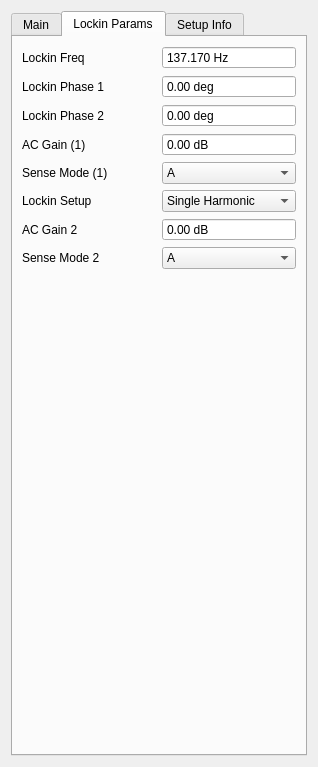
<?xml version="1.0" encoding="UTF-8"?>
<ui version="4.0">
 <class>Form</class>
 <widget class="QWidget" name="Form">
  <property name="geometry">
   <rect>
    <x>0</x>
    <y>0</y>
    <width>318</width>
    <height>767</height>
   </rect>
  </property>
  <property name="windowTitle">
   <string>Form</string>
  </property>
  <layout class="QVBoxLayout" name="verticalLayout">
   <item>
    <widget class="QTabWidget" name="tabWidget">
     <property name="currentIndex">
      <number>1</number>
     </property>
     <widget class="QWidget" name="tab">
      <attribute name="title">
       <string>Main</string>
      </attribute>
      <layout class="QVBoxLayout" name="verticalLayout_2">
       <item>
        <layout class="QGridLayout" name="save_params">
         <item row="2" column="0">
          <widget class="QLabel" name="label_12">
           <property name="enabled">
            <bool>true</bool>
           </property>
           <property name="text">
            <string>Sample Name</string>
           </property>
          </widget>
         </item>
         <item row="1" column="0" colspan="2">
          <widget class="QLineEdit" name="save_dir">
           <property name="text">
            <string>C:\Users\TopMob\junk</string>
           </property>
           <property name="placeholderText">
            <string>C:\Users\</string>
           </property>
          </widget>
         </item>
         <item row="2" column="1">
          <widget class="QLineEdit" name="sample_name">
           <property name="text">
            <string>test</string>
           </property>
           <property name="placeholderText">
            <string>test</string>
           </property>
          </widget>
         </item>
         <item row="0" column="0" colspan="2">
          <widget class="QLabel" name="label_8">
           <property name="text">
            <string>Save Directory</string>
           </property>
          </widget>
         </item>
        </layout>
       </item>
       <item>
        <widget class="Line" name="line_3">
         <property name="orientation">
          <enum>Qt::Horizontal</enum>
         </property>
        </widget>
       </item>
       <item>
        <layout class="QGridLayout" name="lockin_params">
         <item row="0" column="0" colspan="2">
          <widget class="QLabel" name="label_7">
           <property name="text">
            <string>Lockin Parameters</string>
           </property>
           <property name="alignment">
            <set>Qt::AlignCenter</set>
           </property>
          </widget>
         </item>
         <item row="3" column="0">
          <widget class="QLabel" name="label_11">
           <property name="text">
            <string>2nd Harmonic Sensitivity</string>
           </property>
          </widget>
         </item>
         <item row="2" column="1">
          <widget class="QComboBox" name="sensitivity1">
           <property name="editable">
            <bool>false</bool>
           </property>
           <property name="currentIndex">
            <number>20</number>
           </property>
           <item>
            <property name="text">
             <string>0 V</string>
            </property>
           </item>
           <item>
            <property name="text">
             <string>2 nV</string>
            </property>
           </item>
           <item>
            <property name="text">
             <string>5 nV</string>
            </property>
           </item>
           <item>
            <property name="text">
             <string>10 nV</string>
            </property>
           </item>
           <item>
            <property name="text">
             <string>20 nV</string>
            </property>
           </item>
           <item>
            <property name="text">
             <string>50 nV</string>
            </property>
           </item>
           <item>
            <property name="text">
             <string>100 nV</string>
            </property>
           </item>
           <item>
            <property name="text">
             <string>200 nV</string>
            </property>
           </item>
           <item>
            <property name="text">
             <string>500 nV</string>
            </property>
           </item>
           <item>
            <property name="text">
             <string>1 μV</string>
            </property>
           </item>
           <item>
            <property name="text">
             <string>2 μV</string>
            </property>
           </item>
           <item>
            <property name="text">
             <string>5 μV</string>
            </property>
           </item>
           <item>
            <property name="text">
             <string>10 μV</string>
            </property>
           </item>
           <item>
            <property name="text">
             <string>20 μV</string>
            </property>
           </item>
           <item>
            <property name="text">
             <string>50 μV</string>
            </property>
           </item>
           <item>
            <property name="text">
             <string>100 μV</string>
            </property>
           </item>
           <item>
            <property name="text">
             <string>200 μV</string>
            </property>
           </item>
           <item>
            <property name="text">
             <string>500 μV</string>
            </property>
           </item>
           <item>
            <property name="text">
             <string>1 mV</string>
            </property>
           </item>
           <item>
            <property name="text">
             <string>2 mV</string>
            </property>
           </item>
           <item>
            <property name="text">
             <string>5 mV</string>
            </property>
           </item>
           <item>
            <property name="text">
             <string>10 mV</string>
            </property>
           </item>
           <item>
            <property name="text">
             <string>20 mV</string>
            </property>
           </item>
           <item>
            <property name="text">
             <string>50 mV</string>
            </property>
           </item>
           <item>
            <property name="text">
             <string>100 mV</string>
            </property>
           </item>
           <item>
            <property name="text">
             <string>200 mV</string>
            </property>
           </item>
           <item>
            <property name="text">
             <string>500 mV</string>
            </property>
           </item>
           <item>
            <property name="text">
             <string>1 V</string>
            </property>
           </item>
          </widget>
         </item>
         <item row="2" column="0">
          <widget class="QLabel" name="label_2">
           <property name="text">
            <string>1st Harmonic Sensitivity</string>
           </property>
          </widget>
         </item>
         <item row="1" column="0">
          <widget class="QLabel" name="label_3">
           <property name="text">
            <string>Time Constant</string>
           </property>
          </widget>
         </item>
         <item row="1" column="1">
          <widget class="QComboBox" name="time_constant">
           <property name="currentText">
            <string>100 ms</string>
           </property>
           <property name="currentIndex">
            <number>11</number>
           </property>
           <item>
            <property name="text">
             <string>10 μs</string>
            </property>
           </item>
           <item>
            <property name="text">
             <string>20 μs</string>
            </property>
           </item>
           <item>
            <property name="text">
             <string>40 μs</string>
            </property>
           </item>
           <item>
            <property name="text">
             <string>80 μs</string>
            </property>
           </item>
           <item>
            <property name="text">
             <string>160 μs</string>
            </property>
           </item>
           <item>
            <property name="text">
             <string>320 μs</string>
            </property>
           </item>
           <item>
            <property name="text">
             <string>640 μs</string>
            </property>
           </item>
           <item>
            <property name="text">
             <string>5 ms</string>
            </property>
           </item>
           <item>
            <property name="text">
             <string>10 ms</string>
            </property>
           </item>
           <item>
            <property name="text">
             <string>20 ms</string>
            </property>
           </item>
           <item>
            <property name="text">
             <string>50 ms</string>
            </property>
           </item>
           <item>
            <property name="text">
             <string>100 ms</string>
            </property>
           </item>
           <item>
            <property name="text">
             <string>200 ms</string>
            </property>
           </item>
           <item>
            <property name="text">
             <string>500 ms</string>
            </property>
           </item>
           <item>
            <property name="text">
             <string>1 s</string>
            </property>
           </item>
           <item>
            <property name="text">
             <string>2 s</string>
            </property>
           </item>
           <item>
            <property name="text">
             <string>5 s</string>
            </property>
           </item>
           <item>
            <property name="text">
             <string>10 s</string>
            </property>
           </item>
           <item>
            <property name="text">
             <string>20 s</string>
            </property>
           </item>
           <item>
            <property name="text">
             <string>50 s</string>
            </property>
           </item>
           <item>
            <property name="text">
             <string>100 s</string>
            </property>
           </item>
           <item>
            <property name="text">
             <string>200 s</string>
            </property>
           </item>
           <item>
            <property name="text">
             <string>500 s</string>
            </property>
           </item>
           <item>
            <property name="text">
             <string>1 ks</string>
            </property>
           </item>
           <item>
            <property name="text">
             <string>2 ks</string>
            </property>
           </item>
           <item>
            <property name="text">
             <string>5 ks</string>
            </property>
           </item>
           <item>
            <property name="text">
             <string>10 ks</string>
            </property>
           </item>
           <item>
            <property name="text">
             <string>20 ks</string>
            </property>
           </item>
           <item>
            <property name="text">
             <string>50 ks</string>
            </property>
           </item>
           <item>
            <property name="text">
             <string>100 ks</string>
            </property>
           </item>
           <item>
            <property name="text">
             <string>200 ks</string>
            </property>
           </item>
          </widget>
         </item>
         <item row="3" column="1">
          <widget class="QComboBox" name="sensitivity2">
           <property name="currentIndex">
            <number>12</number>
           </property>
           <item>
            <property name="text">
             <string>0 V</string>
            </property>
           </item>
           <item>
            <property name="text">
             <string>2 nV</string>
            </property>
           </item>
           <item>
            <property name="text">
             <string>5 nV</string>
            </property>
           </item>
           <item>
            <property name="text">
             <string>10 nV</string>
            </property>
           </item>
           <item>
            <property name="text">
             <string>20 nV</string>
            </property>
           </item>
           <item>
            <property name="text">
             <string>50 nV</string>
            </property>
           </item>
           <item>
            <property name="text">
             <string>100 nV</string>
            </property>
           </item>
           <item>
            <property name="text">
             <string>200 nV</string>
            </property>
           </item>
           <item>
            <property name="text">
             <string>500 nV</string>
            </property>
           </item>
           <item>
            <property name="text">
             <string>1 μV</string>
            </property>
           </item>
           <item>
            <property name="text">
             <string>2 μV</string>
            </property>
           </item>
           <item>
            <property name="text">
             <string>5 μV</string>
            </property>
           </item>
           <item>
            <property name="text">
             <string>10 μV</string>
            </property>
           </item>
           <item>
            <property name="text">
             <string>20 μV</string>
            </property>
           </item>
           <item>
            <property name="text">
             <string>50 μV</string>
            </property>
           </item>
           <item>
            <property name="text">
             <string>100 μV</string>
            </property>
           </item>
           <item>
            <property name="text">
             <string>200 μV</string>
            </property>
           </item>
           <item>
            <property name="text">
             <string>500 μV</string>
            </property>
           </item>
           <item>
            <property name="text">
             <string>1 mV</string>
            </property>
           </item>
           <item>
            <property name="text">
             <string>2 mV</string>
            </property>
           </item>
           <item>
            <property name="text">
             <string>5 mV</string>
            </property>
           </item>
           <item>
            <property name="text">
             <string>10 mV</string>
            </property>
           </item>
           <item>
            <property name="text">
             <string>20 mV</string>
            </property>
           </item>
           <item>
            <property name="text">
             <string>50 mV</string>
            </property>
           </item>
           <item>
            <property name="text">
             <string>100 mV</string>
            </property>
           </item>
           <item>
            <property name="text">
             <string>200 mV</string>
            </property>
           </item>
           <item>
            <property name="text">
             <string>500 mV</string>
            </property>
           </item>
           <item>
            <property name="text">
             <string>1 V</string>
            </property>
           </item>
          </widget>
         </item>
        </layout>
       </item>
       <item>
        <widget class="Line" name="line">
         <property name="orientation">
          <enum>Qt::Horizontal</enum>
         </property>
        </widget>
       </item>
       <item>
        <layout class="QGridLayout" name="initial_params">
         <item row="0" column="1">
          <widget class="QDoubleSpinBox" name="field_start">
           <property name="buttonSymbols">
            <enum>QAbstractSpinBox::NoButtons</enum>
           </property>
           <property name="suffix">
            <string> T</string>
           </property>
           <property name="decimals">
            <number>5</number>
           </property>
           <property name="minimum">
            <double>-0.270000000000000</double>
           </property>
           <property name="maximum">
            <double>0.270000000000000</double>
           </property>
           <property name="singleStep">
            <double>0.000010000000000</double>
           </property>
          </widget>
         </item>
         <item row="1" column="1">
          <widget class="QDoubleSpinBox" name="field_end">
           <property name="buttonSymbols">
            <enum>QAbstractSpinBox::NoButtons</enum>
           </property>
           <property name="suffix">
            <string> T</string>
           </property>
           <property name="decimals">
            <number>5</number>
           </property>
           <property name="minimum">
            <double>-0.300000000000000</double>
           </property>
           <property name="maximum">
            <double>0.300000000000000</double>
           </property>
           <property name="singleStep">
            <double>0.001000000000000</double>
           </property>
           <property name="value">
            <double>0.100000000000000</double>
           </property>
          </widget>
         </item>
         <item row="0" column="0">
          <widget class="QLabel" name="label_14">
           <property name="text">
            <string>Initial Field Strength</string>
           </property>
          </widget>
         </item>
         <item row="2" column="0">
          <widget class="QLabel" name="label_9">
           <property name="text">
            <string>Field Strength Step</string>
           </property>
          </widget>
         </item>
         <item row="1" column="0">
          <widget class="QLabel" name="label_19">
           <property name="text">
            <string>Final Field Strength</string>
           </property>
          </widget>
         </item>
         <item row="3" column="0">
          <widget class="QLabel" name="label_15">
           <property name="text">
            <string>Delay</string>
           </property>
          </widget>
         </item>
         <item row="3" column="1">
          <widget class="QDoubleSpinBox" name="delay">
           <property name="buttonSymbols">
            <enum>QAbstractSpinBox::NoButtons</enum>
           </property>
           <property name="suffix">
            <string> ms</string>
           </property>
           <property name="decimals">
            <number>1</number>
           </property>
           <property name="maximum">
            <double>50000.000000000000000</double>
           </property>
           <property name="value">
            <double>300.000000000000000</double>
           </property>
          </widget>
         </item>
         <item row="2" column="1">
          <widget class="QDoubleSpinBox" name="field_step">
           <property name="buttonSymbols">
            <enum>QAbstractSpinBox::NoButtons</enum>
           </property>
           <property name="suffix">
            <string> T</string>
           </property>
           <property name="decimals">
            <number>5</number>
           </property>
           <property name="minimum">
            <double>-0.270000000000000</double>
           </property>
           <property name="maximum">
            <double>0.270000000000000</double>
           </property>
           <property name="singleStep">
            <double>0.000010000000000</double>
           </property>
           <property name="value">
            <double>0.000500000000000</double>
           </property>
          </widget>
         </item>
         <item row="5" column="0" colspan="2">
          <widget class="QComboBox" name="field_swap">
           <item>
            <property name="text">
             <string>None</string>
            </property>
           </item>
           <item>
            <property name="text">
             <string>Hysteretic</string>
            </property>
           </item>
           <item>
            <property name="text">
             <string>Maximum</string>
            </property>
           </item>
          </widget>
         </item>
         <item row="4" column="0" colspan="2">
          <widget class="QLabel" name="label_22">
           <property name="text">
            <string>Field Swap</string>
           </property>
           <property name="alignment">
            <set>Qt::AlignCenter</set>
           </property>
          </widget>
         </item>
        </layout>
       </item>
       <item>
        <widget class="Line" name="line_4">
         <property name="orientation">
          <enum>Qt::Horizontal</enum>
         </property>
        </widget>
       </item>
       <item>
        <layout class="QGridLayout" name="gridLayout">
         <item row="1" column="0">
          <widget class="QLabel" name="label_10">
           <property name="text">
            <string>Polar Field Angle</string>
           </property>
          </widget>
         </item>
         <item row="1" column="1">
          <widget class="QDoubleSpinBox" name="polar_field">
           <property name="buttonSymbols">
            <enum>QAbstractSpinBox::NoButtons</enum>
           </property>
           <property name="suffix">
            <string> deg</string>
           </property>
           <property name="decimals">
            <number>1</number>
           </property>
           <property name="minimum">
            <double>-90.000000000000000</double>
           </property>
           <property name="maximum">
            <double>90.000000000000000</double>
           </property>
           <property name="singleStep">
            <double>0.500000000000000</double>
           </property>
          </widget>
         </item>
         <item row="2" column="1">
          <widget class="QDoubleSpinBox" name="azimuth_start">
           <property name="buttonSymbols">
            <enum>QAbstractSpinBox::NoButtons</enum>
           </property>
           <property name="suffix">
            <string> deg</string>
           </property>
           <property name="decimals">
            <number>1</number>
           </property>
           <property name="minimum">
            <double>-170.000000000000000</double>
           </property>
           <property name="maximum">
            <double>170.000000000000000</double>
           </property>
           <property name="singleStep">
            <double>0.500000000000000</double>
           </property>
           <property name="value">
            <double>0.000000000000000</double>
           </property>
          </widget>
         </item>
         <item row="0" column="0">
          <widget class="QLabel" name="label">
           <property name="text">
            <string>AC Current</string>
           </property>
          </widget>
         </item>
         <item row="0" column="1">
          <widget class="QDoubleSpinBox" name="ac_current">
           <property name="buttonSymbols">
            <enum>QAbstractSpinBox::NoButtons</enum>
           </property>
           <property name="suffix">
            <string> uA</string>
           </property>
           <property name="decimals">
            <number>1</number>
           </property>
           <property name="maximum">
            <double>5000.000000000000000</double>
           </property>
           <property name="singleStep">
            <double>1</double>
           </property>
           <property name="value">
            <double>200.000000000000000</double>
           </property>
          </widget>
         </item>
         <item row="3" column="0">
          <widget class="QLabel" name="label">
           <property name="text">
            <string>DC Bias</string>
           </property>
          </widget>
         </item>
         <item row="3" column="1">
          <widget class="QDoubleSpinBox" name="dc_bias">
           <property name="buttonSymbols">
            <enum>QAbstractSpinBox::NoButtons</enum>
           </property>
           <property name="suffix">
            <string> uA</string>
           </property>
           <property name="decimals">
            <number>1</number>
           </property>
           <property name="maximum">
            <double>5000.000000000000000</double>
           </property>
           <property name="singleStep">
            <double>1</double>
           </property>
           <property name="value">
            <double>200.000000000000000</double>
           </property>
          </widget>
         </item>
         <item row="2" column="0">
          <widget class="QLabel" name="label_4">
           <property name="text">
            <string>(Initial) Azimuthal Angle</string>
           </property>
          </widget>
         </item>
        </layout>
       </item>
       <item>
        <widget class="Line" name="line_2">
         <property name="orientation">
          <enum>Qt::Horizontal</enum>
         </property>
        </widget>
       </item>
       <item>
        <layout class="QGridLayout" name="gridLayout_2">
         <item row="0" column="0" colspan="2">
          <widget class="QCheckBox" name="do_azimuth_sweep">
           <property name="text">
            <string>Do Angle Sweep</string>
           </property>
           <property name="tristate">
            <bool>false</bool>
           </property>
          </widget>
         </item>
         <item row="1" column="0">
          <widget class="QLabel" name="label_5">
           <property name="text">
            <string>Final Azimuthal Angle</string>
           </property>
          </widget>
         </item>
         <item row="2" column="0">
          <widget class="QLabel" name="label_6">
           <property name="text">
            <string>Azimuthal Angle Step</string>
           </property>
          </widget>
         </item>
         <item row="1" column="1">
          <widget class="QDoubleSpinBox" name="azimuth_end">
           <property name="buttonSymbols">
            <enum>QAbstractSpinBox::NoButtons</enum>
           </property>
           <property name="suffix">
            <string> deg</string>
           </property>
           <property name="decimals">
            <number>1</number>
           </property>
           <property name="minimum">
            <double>-170.000000000000000</double>
           </property>
           <property name="maximum">
            <double>170.000000000000000</double>
           </property>
           <property name="singleStep">
            <double>0.500000000000000</double>
           </property>
           <property name="value">
            <double>170.000000000000000</double>
           </property>
          </widget>
         </item>
         <item row="2" column="1">
          <widget class="QDoubleSpinBox" name="azimuth_step">
           <property name="buttonSymbols">
            <enum>QAbstractSpinBox::NoButtons</enum>
           </property>
           <property name="suffix">
            <string> deg</string>
           </property>
           <property name="decimals">
            <number>1</number>
           </property>
           <property name="maximum">
            <double>345.000000000000000</double>
           </property>
           <property name="singleStep">
            <double>0.500000000000000</double>
           </property>
           <property name="value">
            <double>5.000000000000000</double>
           </property>
          </widget>
         </item>
        </layout>
       </item>
       <item>
        <widget class="Line" name="line_5">
         <property name="orientation">
          <enum>Qt::Horizontal</enum>
         </property>
        </widget>
       </item>
       <item>
        <layout class="QHBoxLayout" name="horizontalLayout">
         <item>
          <widget class="QLabel" name="label_13">
           <property name="text">
            <string>Notification Email Address:</string>
           </property>
          </widget>
         </item>
         <item>
          <widget class="QLineEdit" name="notify_email"/>
         </item>
        </layout>
       </item>
       <item>
        <widget class="QCheckBox" name="notify_at_end">
         <property name="text">
          <string>Only Notify When Completely Finished</string>
         </property>
        </widget>
       </item>
      </layout>
     </widget>
     <widget class="QWidget" name="tab_2">
      <attribute name="title">
       <string>Lockin Params</string>
      </attribute>
      <layout class="QVBoxLayout" name="verticalLayout_3">
       <item>
        <layout class="QGridLayout" name="gridLayout_3">
         <item row="0" column="0">
          <widget class="QLabel" name="label_13">
           <property name="text">
            <string>Lockin Freq</string>
           </property>
          </widget>
         </item>
         <item row="1" column="0">
          <widget class="QLabel" name="label_13">
           <property name="text">
            <string>Lockin Phase 1</string>
           </property>
          </widget>
         </item>
         <item row="4" column="0">
          <widget class="QLabel" name="label_13">
           <property name="text">
            <string>Sense Mode (1)</string>
           </property>
          </widget>
         </item>
         <item row="0" column="1">
          <widget class="QDoubleSpinBox" name="lockin_freq">
           <property name="buttonSymbols">
            <enum>QAbstractSpinBox::NoButtons</enum>
           </property>
           <property name="suffix">
            <string> Hz</string>
           </property>
           <property name="decimals">
            <number>3</number>
           </property>
           <property name="maximum">
            <double>250000.000000000000000</double>
           </property>
           <property name="singleStep">
            <double>0.001000000000000</double>
           </property>
           <property name="value">
            <double>137.169999999999987</double>
           </property>
          </widget>
         </item>
         <item row="4" column="1">
          <widget class="QComboBox" name="lockin_sense_mode1">
           <property name="editable">
            <bool>false</bool>
           </property>
           <property name="currentIndex">
            <number>0</number>
           </property>
           <item>
            <property name="text">
             <string>A</string>
            </property>
           </item>
           <item>
            <property name="text">
             <string>-B</string>
            </property>
           </item>
           <item>
            <property name="text">
             <string>A-B</string>
            </property>
           </item>
          </widget>
         </item>
         <item row="1" column="1">
          <widget class="QDoubleSpinBox" name="lockin_phase1">
           <property name="buttonSymbols">
            <enum>QAbstractSpinBox::NoButtons</enum>
           </property>
           <property name="suffix">
            <string> deg</string>
           </property>
           <property name="decimals">
            <number>2</number>
           </property>
           <property name="minimum">
            <double>-360.000000000000000</double>
           </property>
           <property name="maximum">
            <double>360.000000000000000</double>
           </property>
           <property name="singleStep">
            <double>0.001000000000000</double>
           </property>
           <property name="value">
            <double>0.000000000000000</double>
           </property>
          </widget>
         </item>
         <item row="2" column="0">
          <widget class="QLabel" name="label_16">
           <property name="text">
            <string>Lockin Phase 2</string>
           </property>
          </widget>
         </item>
         <item row="2" column="1">
          <widget class="QDoubleSpinBox" name="lockin_phase2">
           <property name="buttonSymbols">
            <enum>QAbstractSpinBox::NoButtons</enum>
           </property>
           <property name="suffix">
            <string> deg</string>
           </property>
           <property name="decimals">
            <number>2</number>
           </property>
           <property name="minimum">
            <double>-360.000000000000000</double>
           </property>
           <property name="maximum">
            <double>360.000000000000000</double>
           </property>
           <property name="singleStep">
            <double>0.001000000000000</double>
           </property>
           <property name="value">
            <double>0.000000000000000</double>
           </property>
          </widget>
         </item>
         <item row="3" column="0">
          <widget class="QLabel" name="label_17">
           <property name="text">
            <string>AC Gain (1)</string>
           </property>
          </widget>
         </item>
         <item row="3" column="1">
          <widget class="QDoubleSpinBox" name="lockin_ac_gain1">
           <property name="buttonSymbols">
            <enum>QAbstractSpinBox::NoButtons</enum>
           </property>
           <property name="suffix">
            <string> dB</string>
           </property>
          </widget>
         </item>
         <item row="5" column="0">
          <widget class="QLabel" name="label_18">
           <property name="text">
            <string>Lockin Setup</string>
           </property>
          </widget>
         </item>
         <item row="5" column="1">
          <widget class="QComboBox" name="lockin_setup">
           <item>
            <property name="text">
             <string>Single Harmonic</string>
            </property>
           </item>
           <item>
            <property name="text">
             <string>Dual Harmonic</string>
            </property>
           </item>
          </widget>
         </item>
         <item row="6" column="0">
          <widget class="QLabel" name="label_20">
           <property name="text">
            <string>AC Gain 2</string>
           </property>
          </widget>
         </item>
         <item row="6" column="1">
          <widget class="QDoubleSpinBox" name="lockin_ac_gain2">
           <property name="buttonSymbols">
            <enum>QAbstractSpinBox::NoButtons</enum>
           </property>
           <property name="suffix">
            <string> dB</string>
           </property>
          </widget>
         </item>
         <item row="7" column="0">
          <widget class="QLabel" name="label_21">
           <property name="text">
            <string>Sense Mode 2</string>
           </property>
          </widget>
         </item>
         <item row="7" column="1">
          <widget class="QComboBox" name="lockin_sense_mode2">
           <property name="editable">
            <bool>false</bool>
           </property>
           <property name="currentIndex">
            <number>0</number>
           </property>
           <item>
            <property name="text">
             <string>A</string>
            </property>
           </item>
           <item>
            <property name="text">
             <string>-B</string>
            </property>
           </item>
           <item>
            <property name="text">
             <string>A-B</string>
            </property>
           </item>
          </widget>
         </item>
        </layout>
       </item>
       <item>
        <spacer name="verticalSpacer">
         <property name="orientation">
          <enum>Qt::Vertical</enum>
         </property>
         <property name="sizeHint" stdset="0">
          <size>
           <width>20</width>
           <height>416</height>
          </size>
         </property>
        </spacer>
       </item>
      </layout>
     </widget>
     <widget class="QWidget" name="tab_3">
      <attribute name="title">
       <string>Setup Info</string>
      </attribute>
      <layout class="QVBoxLayout" name="verticalLayout_4">
       <item>
        <layout class="QGridLayout" name="station_params">
         <item row="0" column="0">
          <widget class="QLabel" name="label_12">
           <property name="enabled">
            <bool>true</bool>
           </property>
           <property name="text">
            <string>Probe Station</string>
           </property>
          </widget>
         </item>
         <item row="0" column="1">
          <widget class="QLabel" name="station_name">
           <property name="enabled">
            <bool>true</bool>
           </property>
          </widget>
         </item>
         <item row="2" column="0" colspan="2">
          <widget class="QLineEdit" name="calib_file"/>
         </item>
         <item row="1" column="0">
          <widget class="QLabel" name="label_12">
           <property name="enabled">
            <bool>true</bool>
           </property>
           <property name="text">
            <string>Calibration File</string>
           </property>
          </widget>
         </item>
        </layout>
       </item>
       <item>
        <spacer name="verticalSpacer_2">
         <property name="orientation">
          <enum>Qt::Vertical</enum>
         </property>
         <property name="sizeHint" stdset="0">
          <size>
           <width>20</width>
           <height>590</height>
          </size>
         </property>
        </spacer>
       </item>
      </layout>
     </widget>
    </widget>
   </item>
  </layout>
 </widget>
 <resources/>
 <connections/>
</ui>
